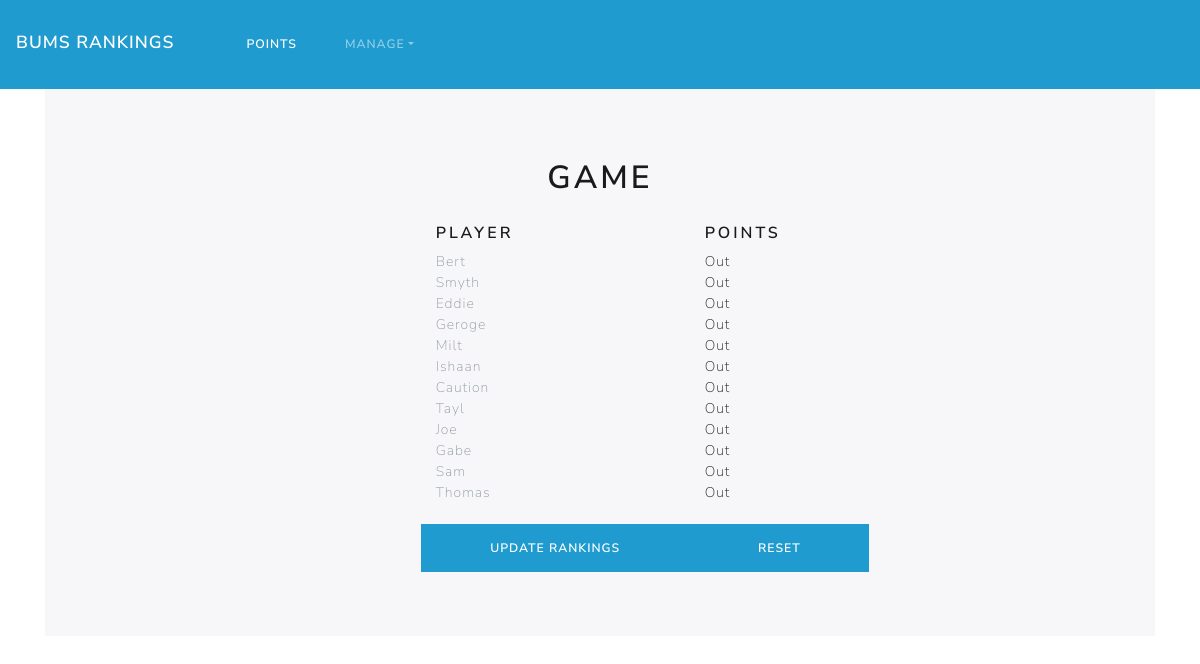
The app's page /givePoints.php with its own data.
### tables this page shows
CREATE TABLE `players` (
  `playerID` int(11) NOT NULL,
  `playerName` varchar(128) NOT NULL,
  `playerNickname` varchar(256) NOT NULL,
  `playerPoints` int(11) NOT NULL
);

### givePoints.php (the view, shortened to what this page needs)
<?php
  include "header.php";
  include "includes/dbconn.inc.php";
?>
<section class="container">
  <div class="jumbotron">
    <h1 class="centre">Game</h1>
    <br>
    <div class="row">
      <div class="col-2 col-sm-3 col-md-4"></div>
      <h5 class="col-4 col-sm-3">Player</h5>
      <h5 class="col-3">Points</h5>
    </div>
<?php
  $sql = "SELECT *
          FROM players
          ORDER BY playerName";
  $result = $conn->query($sql);
  while($row = $result->fetch_assoc()){
    $playerID = $row['playerID'];
    echo('<div class="row">
            <div class="col-2 col-sm-3 col-md-4"></div>
            <div class="col-4 col-sm-3">' . $row['playerNickname'] . '</div>');
    $sql = "SELECT playerID
            FROM players
            WHERE playerID NOT IN (SELECT playerID FROM game)
            AND playerID = '$playerID'";
    $ID = $conn->query($sql);
    if($ID->num_rows == 0){
      $sql = "SELECT points FROM game
              WHERE playerID = '$playerID'";
      $points = $conn->query($sql);
      $pointsRow = $points->fetch_assoc();
      echo('<a class="col-3">Already Out' . ' - ' . $pointsRow['points'] . '</a>
        </div>');
    } else{
      echo('<a class="col-3" href="givePoints.php?player=' . $row['playerID'] . '">Out</a>
        </div>');
    }
  }
?>
      <br>
      <div class="row">
        <div class="col-sm-2 col-md-3 col-lg-4 d-none d-sm-block"></div>
        <a class="col-8 col-sm-5 col-md-4 col-lg-3 btn btn-info" href="givePoints.php?update=True">Update Rankings</a>
        <a class="col-4 col-sm-3 col-lg-2 btn btn-info" href="givePoints.php?reset=True">Reset</a>
      </div>
  </div>
</section>
<?php
  include "footer.php";
?>

### main.css (style rules this page uses)
.centre { text-align:center; margin:auto; line-height:50px; }

### records on screen
players: playerNickname "Bert"
players: playerNickname "Smyth"
players: playerNickname "Eddie"
players: playerNickname "Geroge"
players: playerNickname "Milt"
players: playerNickname "Ishaan"
players: playerNickname "Caution"
players: playerNickname "Tayl"
players: playerNickname "Joe"
players: playerNickname "Gabe"
players: playerNickname "Sam"
players: playerNickname "Thomas"
